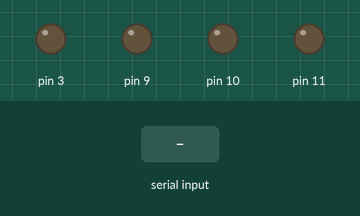
Recording of a sketch running on a simulated Arduino Uno, built with avr-gcc and run on an emulated ATmega328P. Parts: output pins drawn as LEDs (lit = HIGH). Inputs (shaded band) come from the test bench. What the sketch prints to the serial monitor is not drawn.

Above: at 1.2 s.
1.3 s: "!\n" received over Serial
At 2.0 s:
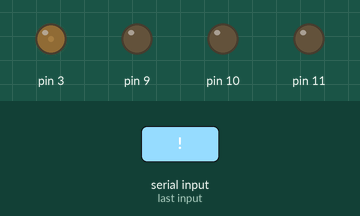
2.8 s: byte 10 ('\n') received over Serial
4.3 s: "90,45\n" received over Serial
5.8 s: "!\n" received over Serial
At 6.6 s:
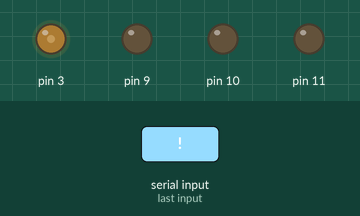
Timing chart, 0 to 8.3 s (numbered marks = the images above; inputs shaded):
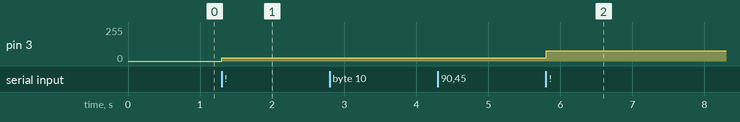

Measured:
- after the input at 1.3 s, pin 3: 0/255 → 24/255 at once
- after the input at 2.8 s, every drawn part: stays the same
- after the input at 4.3 s, every drawn part: stays the same
- after the input at 5.8 s, pin 3: 24/255 → 76/255 at once

The sketch:

_1018_Serial_2_LED.ino
```cpp
/***************************


******************************/

String inputString = "";         // a string to hold incoming data
boolean stringComplete = false;  // whether the string is complete
int output;

char text[5] = { 0, 0, 0, 0, 0};// 封包 5 byte

void setup() {
  Serial.begin(9600);
  pinMode(3, OUTPUT);pinMode(9, OUTPUT);pinMode(10, OUTPUT);pinMode(11, OUTPUT);
  analogWrite(3, 0);analogWrite(9, 0);analogWrite(10, 0);analogWrite(11, 0);

}


void loop() {

  if (stringComplete) {
     Serial.print(inputString);
     inputString.toCharArray(text, 5);
    Serial.print("flag is:"); Serial.println(text[0]);
    Serial.println("you type:"); Serial.println(text[1]);
     Serial.println(text[2]);
     Serial.println(text[3]);
     //Serial.println(text[4]);

     if(text[0] == '!'){
      output = str2DEC();
       analogWrite(3, output);
       Serial.print("Output is:"); Serial.println(output);
     }
      inputString = "";
      stringComplete = false;
  }


}


void serialEvent() {
  while (Serial.available()) {
    // get the new byte:
    char inChar = (char)Serial.read();
    // add it to the inputString:
    inputString += inChar;
    // if the incoming character is a newline, set a flag
    // so the main loop can do something about it:
    if (inChar == '\n') {
      stringComplete = true;
    }
  }
}

int str2DEC(){
  int tmp;
 tmp= (text[1]-48)*100 + (text[2]-48)*10 + (text[3]-48);
return tmp;
}
```
